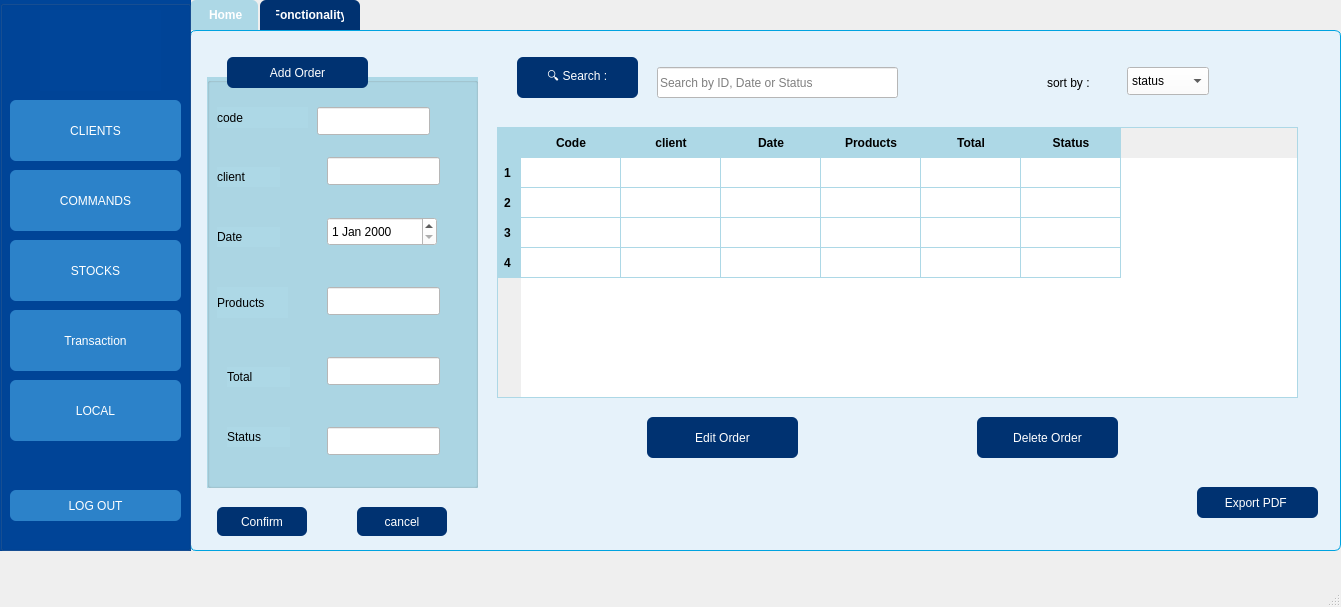
<?xml version="1.0" encoding="UTF-8"?>
<ui version="4.0">
 <class>MainWindow</class>
 <widget class="QMainWindow" name="MainWindow">
  <property name="geometry">
   <rect>
    <x>0</x>
    <y>0</y>
    <width>1341</width>
    <height>607</height>
   </rect>
  </property>
  <property name="windowTitle">
   <string>MainWindow</string>
  </property>
  <widget class="QWidget" name="centralwidget">
   <widget class="QTabWidget" name="tabWidget">
    <property name="geometry">
     <rect>
      <x>190</x>
      <y>0</y>
      <width>1151</width>
      <height>551</height>
     </rect>
    </property>
    <property name="styleSheet">
     <string notr="true">QTabWidget::pane {
    border: 1px solid #00A3E0;
    background: #E6F2FA;
    border-radius: 6px;
    padding: 6px;
}

/* Tabs container */
QTabBar::tab {
    background: #003271;
    color: white;
    padding: 8px 16px;
    border-top-left-radius: 6px;
    border-top-right-radius: 6px;
    margin-right: 2px;
    font-weight: bold;
}

/* Selected tab */
QTabBar::tab:selected {
    background: #ADD8E6;
    color: white;
}

/* Hover effect */
QTabBar::tab:hover {
    background: #004599;
    color: white;
}</string>
    </property>
    <property name="currentIndex">
     <number>0</number>
    </property>
    <widget class="QWidget" name="tab">
     <attribute name="title">
      <string> Home</string>
     </attribute>
     <widget class="QTableWidget" name="tableWidget_2">
      <property name="geometry">
       <rect>
        <x>300</x>
        <y>90</y>
        <width>801</width>
        <height>271</height>
       </rect>
      </property>
      <property name="styleSheet">
       <string notr="true">QTableWidget {
    background-color: white;
    alternate-background-color: #E6F2FA;
    gridline-color: #ADD8E6;
    border: 1px solid #ADD8E6;
    selection-background-color: #003271;
    selection-color: white;
    font-family: Segoe UI, Arial;
    font-size: 13px;
}

QHeaderView::section {
    background-color: #ADD8E6;
    color: black;
    padding: 6px;
    border: none;
    font-weight: bold;
}

QTableCornerButton::section {
    background-color: #ADD8E6;
    border: none;
}</string>
      </property>
      <property name="rowCount">
       <number>4</number>
      </property>
      <row/>
      <row/>
      <row/>
      <row/>
      <column>
       <property name="text">
        <string>Code</string>
       </property>
      </column>
      <column>
       <property name="text">
        <string>client</string>
       </property>
      </column>
      <column>
       <property name="text">
        <string>Date</string>
       </property>
      </column>
      <column>
       <property name="text">
        <string>Products</string>
       </property>
      </column>
      <column>
       <property name="text">
        <string>Total</string>
       </property>
      </column>
      <column>
       <property name="text">
        <string>Status</string>
       </property>
      </column>
     </widget>
     <widget class="QPushButton" name="pushButton_2">
      <property name="geometry">
       <rect>
        <x>450</x>
        <y>380</y>
        <width>151</width>
        <height>41</height>
       </rect>
      </property>
      <property name="styleSheet">
       <string notr="true">QPushButton {
	font: 900 9pt &quot;Swis721 Blk BT&quot;;
    background-color: #003271;
    color: white;
    border-radius: 6px;
    padding: 6px 12px;
}
QPushButton:hover { background-color: #004599; }
QPushButton:pressed { background-color: #002050; }</string>
      </property>
      <property name="text">
       <string>Edit Order</string>
      </property>
     </widget>
     <widget class="QPushButton" name="pushButton_3">
      <property name="geometry">
       <rect>
        <x>780</x>
        <y>380</y>
        <width>141</width>
        <height>41</height>
       </rect>
      </property>
      <property name="styleSheet">
       <string notr="true">QPushButton {
	font: 900 9pt &quot;Swis721 Blk BT&quot;;
    background-color: #003271;
    color: white;
    border-radius: 6px;
    padding: 6px 12px;
}
QPushButton:hover { background-color: #004599; }
QPushButton:pressed { background-color: #002050; }</string>
      </property>
      <property name="text">
       <string>Delete Order</string>
      </property>
     </widget>
     <widget class="QPushButton" name="pushButton_4">
      <property name="geometry">
       <rect>
        <x>1000</x>
        <y>450</y>
        <width>121</width>
        <height>31</height>
       </rect>
      </property>
      <property name="styleSheet">
       <string notr="true">QPushButton {
	font: 900 9pt &quot;Swis721 Blk BT&quot;;
    background-color: #003271;
    color: white;
    border-radius: 6px;
    padding: 6px 12px;
}
QPushButton:hover { background-color: #004599; }
QPushButton:pressed { background-color: #002050; }</string>
      </property>
      <property name="text">
       <string>Export PDF </string>
      </property>
     </widget>
     <widget class="QLineEdit" name="lineEdit">
      <property name="geometry">
       <rect>
        <x>460</x>
        <y>30</y>
        <width>241</width>
        <height>31</height>
       </rect>
      </property>
      <property name="styleSheet">
       <string notr="true">background-color: rgb(255, 255, 255);
color: rgb(0, 0, 0);</string>
      </property>
      <property name="placeholderText">
       <string>Search by ID, Date or Status </string>
      </property>
     </widget>
     <widget class="QPushButton" name="pushButton_6">
      <property name="geometry">
       <rect>
        <x>320</x>
        <y>20</y>
        <width>121</width>
        <height>41</height>
       </rect>
      </property>
      <property name="styleSheet">
       <string notr="true">QPushButton {
	font: 900 9pt &quot;Swis721 Blk BT&quot;;
    background-color: #003271;
    color: white;
    border-radius: 6px;
    padding: 6px 12px;
}
QPushButton:hover { background-color: #004599; }
QPushButton:pressed { background-color: #002050; }</string>
      </property>
      <property name="text">
       <string>🔍 Search :</string>
      </property>
     </widget>
     <widget class="QGroupBox" name="groupBox_2">
      <property name="geometry">
       <rect>
        <x>10</x>
        <y>40</y>
        <width>271</width>
        <height>411</height>
       </rect>
      </property>
      <property name="styleSheet">
       <string notr="true">background-color: rgb(173, 216, 230);</string>
      </property>
      <property name="title">
       <string/>
      </property>
      <widget class="QLineEdit" name="lineEdit_6">
       <property name="geometry">
        <rect>
         <x>120</x>
         <y>80</y>
         <width>113</width>
         <height>28</height>
        </rect>
       </property>
       <property name="styleSheet">
        <string notr="true">background-color: rgb(255, 255, 255);</string>
       </property>
      </widget>
      <widget class="QLineEdit" name="lineEdit_7">
       <property name="geometry">
        <rect>
         <x>120</x>
         <y>210</y>
         <width>113</width>
         <height>28</height>
        </rect>
       </property>
       <property name="styleSheet">
        <string notr="true">background-color: rgb(255, 255, 255);</string>
       </property>
      </widget>
      <widget class="QLineEdit" name="lineEdit_8">
       <property name="geometry">
        <rect>
         <x>120</x>
         <y>280</y>
         <width>113</width>
         <height>28</height>
        </rect>
       </property>
       <property name="styleSheet">
        <string notr="true">background-color: rgb(255, 255, 255);</string>
       </property>
      </widget>
      <widget class="QLineEdit" name="lineEdit_9">
       <property name="geometry">
        <rect>
         <x>120</x>
         <y>350</y>
         <width>113</width>
         <height>28</height>
        </rect>
       </property>
       <property name="styleSheet">
        <string notr="true">background-color: rgb(255, 255, 255);</string>
       </property>
      </widget>
      <widget class="QDateEdit" name="dateEdit_2">
       <property name="geometry">
        <rect>
         <x>120</x>
         <y>140</y>
         <width>110</width>
         <height>29</height>
        </rect>
       </property>
       <property name="styleSheet">
        <string notr="true">background-color: rgb(255, 255, 255);
color: rgb(0, 0, 0);</string>
       </property>
      </widget>
      <widget class="QLabel" name="label_7">
       <property name="geometry">
        <rect>
         <x>10</x>
         <y>30</y>
         <width>91</width>
         <height>21</height>
        </rect>
       </property>
       <property name="styleSheet">
        <string notr="true">color: rgb(0, 0, 0);
font: 900 9pt &quot;Swis721 Blk BT&quot;;</string>
       </property>
       <property name="text">
        <string>code</string>
       </property>
      </widget>
      <widget class="QLabel" name="label_8">
       <property name="geometry">
        <rect>
         <x>10</x>
         <y>150</y>
         <width>63</width>
         <height>20</height>
        </rect>
       </property>
       <property name="styleSheet">
        <string notr="true">
font: 900 9pt &quot;Swis721 Blk BT&quot;;
color: rgb(0, 0, 0);</string>
       </property>
       <property name="text">
        <string>Date</string>
       </property>
      </widget>
      <widget class="QLabel" name="label_9">
       <property name="geometry">
        <rect>
         <x>10</x>
         <y>210</y>
         <width>71</width>
         <height>31</height>
        </rect>
       </property>
       <property name="styleSheet">
        <string notr="true">font: 900 9pt &quot;Swis721 Blk BT&quot;;
color: rgb(0, 0, 0);</string>
       </property>
       <property name="text">
        <string>Products</string>
       </property>
      </widget>
      <widget class="QLabel" name="label_10">
       <property name="geometry">
        <rect>
         <x>20</x>
         <y>290</y>
         <width>63</width>
         <height>20</height>
        </rect>
       </property>
       <property name="styleSheet">
        <string notr="true">font: 900 9pt &quot;Swis721 Blk BT&quot;;
color: rgb(0, 0, 0);</string>
       </property>
       <property name="text">
        <string>Total</string>
       </property>
      </widget>
      <widget class="QLabel" name="label_11">
       <property name="geometry">
        <rect>
         <x>20</x>
         <y>350</y>
         <width>63</width>
         <height>20</height>
        </rect>
       </property>
       <property name="styleSheet">
        <string notr="true">font: 900 9pt &quot;Swis721 Blk BT&quot;;
color: rgb(0, 0, 0);</string>
       </property>
       <property name="text">
        <string>Status</string>
       </property>
      </widget>
      <widget class="QLabel" name="label_12">
       <property name="geometry">
        <rect>
         <x>10</x>
         <y>90</y>
         <width>63</width>
         <height>20</height>
        </rect>
       </property>
       <property name="styleSheet">
        <string notr="true">font: 900 9pt &quot;Swis721 Blk BT&quot;;
color: rgb(0, 0, 0);</string>
       </property>
       <property name="text">
        <string>client</string>
       </property>
      </widget>
      <widget class="QLineEdit" name="lineEdit_10">
       <property name="geometry">
        <rect>
         <x>110</x>
         <y>30</y>
         <width>113</width>
         <height>28</height>
        </rect>
       </property>
       <property name="styleSheet">
        <string notr="true">background-color: rgb(255, 255, 255);</string>
       </property>
      </widget>
     </widget>
     <widget class="QComboBox" name="comboBox_2">
      <property name="geometry">
       <rect>
        <x>930</x>
        <y>30</y>
        <width>82</width>
        <height>28</height>
       </rect>
      </property>
      <property name="styleSheet">
       <string notr="true">background-color: rgb(255, 255, 255);
color: rgb(0, 0, 0);</string>
      </property>
      <item>
       <property name="text">
        <string>status</string>
       </property>
      </item>
      <item>
       <property name="text">
        <string>date</string>
       </property>
      </item>
     </widget>
     <widget class="QLabel" name="label">
      <property name="geometry">
       <rect>
        <x>850</x>
        <y>30</y>
        <width>91</width>
        <height>31</height>
       </rect>
      </property>
      <property name="styleSheet">
       <string notr="true">font: 900 9pt &quot;Swis721 Blk BT&quot;;
color: rgb(0, 0, 0);</string>
      </property>
      <property name="text">
       <string>sort by :</string>
      </property>
     </widget>
     <widget class="QPushButton" name="pushButton">
      <property name="geometry">
       <rect>
        <x>30</x>
        <y>20</y>
        <width>141</width>
        <height>31</height>
       </rect>
      </property>
      <property name="styleSheet">
       <string notr="true">QPushButton {
	font: 900 9pt &quot;Swis721 Blk BT&quot;;
    background-color: #003271;
    color: white;
    border-radius: 6px;
    padding: 6px 12px;
}
QPushButton:hover { background-color: #004599; }
QPushButton:pressed { background-color: #002050; }</string>
      </property>
      <property name="text">
       <string>Add Order</string>
      </property>
     </widget>
     <widget class="QPushButton" name="pushButton_8">
      <property name="geometry">
       <rect>
        <x>20</x>
        <y>470</y>
        <width>90</width>
        <height>29</height>
       </rect>
      </property>
      <property name="styleSheet">
       <string notr="true">QPushButton {
	font: 900 9pt &quot;Swis721 Blk BT&quot;;
    background-color: #003271;
    color: white;
    border-radius: 6px;
    padding: 6px 12px;
}
QPushButton:hover { background-color: #004599; }
QPushButton:pressed { background-color: #002050; }</string>
      </property>
      <property name="text">
       <string>Confirm</string>
      </property>
     </widget>
     <widget class="QPushButton" name="pushButton_9">
      <property name="geometry">
       <rect>
        <x>160</x>
        <y>470</y>
        <width>90</width>
        <height>29</height>
       </rect>
      </property>
      <property name="styleSheet">
       <string notr="true">QPushButton {
	font: 900 9pt &quot;Swis721 Blk BT&quot;;
    background-color: #003271;
    color: white;
    border-radius: 6px;
    padding: 6px 12px;
}
QPushButton:hover { background-color: #004599; }
QPushButton:pressed { background-color: #002050; }</string>
      </property>
      <property name="text">
       <string>cancel</string>
      </property>
     </widget>
     <widget class="QLabel" name="pdf">
      <property name="geometry">
       <rect>
        <x>970</x>
        <y>450</y>
        <width>31</width>
        <height>31</height>
       </rect>
      </property>
      <property name="text">
       <string/>
      </property>
      <property name="pixmap">
       <pixmap>pdf.jpg</pixmap>
      </property>
      <property name="scaledContents">
       <bool>true</bool>
      </property>
     </widget>
    </widget>
    <widget class="QWidget" name="tab_2">
     <attribute name="title">
      <string>Fonctionality</string>
     </attribute>
     <widget class="QLabel" name="stat">
      <property name="geometry">
       <rect>
        <x>230</x>
        <y>30</y>
        <width>631</width>
        <height>431</height>
       </rect>
      </property>
      <property name="text">
       <string/>
      </property>
      <property name="pixmap">
       <pixmap>stat.png</pixmap>
      </property>
      <property name="scaledContents">
       <bool>true</bool>
      </property>
     </widget>
    </widget>
   </widget>
   <widget class="QGroupBox" name="groupBox_3">
    <property name="geometry">
     <rect>
      <x>0</x>
      <y>0</y>
      <width>191</width>
      <height>551</height>
     </rect>
    </property>
    <property name="styleSheet">
     <string notr="true">background-color: rgb(0, 69, 153);</string>
    </property>
    <property name="title">
     <string/>
    </property>
    <widget class="QPushButton" name="pushButton_11">
     <property name="geometry">
      <rect>
       <x>10</x>
       <y>100</y>
       <width>171</width>
       <height>61</height>
      </rect>
     </property>
     <property name="styleSheet">
      <string notr="true">QPushButton {
	font: 900 9pt &quot;Swis721 Blk BT&quot;;
    background-color: #2C82C9;
    color: white;
    border-radius: 6px;
    padding: 6px 12px;
}
QPushButton:hover { background-color: #5AB4F0;; }
QPushButton:pressed { background-color: #5AB4F0; }</string>
     </property>
     <property name="text">
      <string>CLIENTS</string>
     </property>
     <property name="icon">
      <iconset theme="QIcon::ThemeIcon::ContactNew"/>
     </property>
     <property name="iconSize">
      <size>
       <width>50</width>
       <height>50</height>
      </size>
     </property>
    </widget>
    <widget class="QPushButton" name="quit">
     <property name="geometry">
      <rect>
       <x>10</x>
       <y>490</y>
       <width>171</width>
       <height>31</height>
      </rect>
     </property>
     <property name="styleSheet">
      <string notr="true">QPushButton {
	font: 900 9pt &quot;Swis721 Blk BT&quot;;
    background-color: #2C82C9;
    color: white;
    border-radius: 6px;
    padding: 6px 12px;
}
QPushButton:hover { background-color: #5AB4F0; }
QPushButton:pressed { background-color: rgb(0, 69, 153);; }</string>
     </property>
     <property name="text">
      <string>LOG OUT</string>
     </property>
    </widget>
    <widget class="QLabel" name="logo">
     <property name="geometry">
      <rect>
       <x>40</x>
       <y>10</y>
       <width>121</width>
       <height>81</height>
      </rect>
     </property>
     <property name="text">
      <string/>
     </property>
     <property name="pixmap">
      <pixmap>logo.jpg</pixmap>
     </property>
     <property name="scaledContents">
      <bool>true</bool>
     </property>
    </widget>
    <widget class="QPushButton" name="pushButton_16">
     <property name="geometry">
      <rect>
       <x>10</x>
       <y>240</y>
       <width>171</width>
       <height>61</height>
      </rect>
     </property>
     <property name="styleSheet">
      <string notr="true">QPushButton {
	font: 900 9pt &quot;Swis721 Blk BT&quot;;
    background-color: #2C82C9;
    color: white;
    border-radius: 6px;
    padding: 6px 12px;
}
QPushButton:hover { background-color: #5AB4F0;; }
QPushButton:pressed { background-color: #5AB4F0;; }</string>
     </property>
     <property name="text">
      <string>STOCKS</string>
     </property>
     <property name="icon">
      <iconset theme="QIcon::ThemeIcon::EditPaste"/>
     </property>
     <property name="iconSize">
      <size>
       <width>50</width>
       <height>50</height>
      </size>
     </property>
    </widget>
    <widget class="QPushButton" name="pushButton_17">
     <property name="geometry">
      <rect>
       <x>10</x>
       <y>380</y>
       <width>171</width>
       <height>61</height>
      </rect>
     </property>
     <property name="styleSheet">
      <string notr="true">QPushButton {
	font: 900 9pt &quot;Swis721 Blk BT&quot;;
    background-color: #2C82C9;
    color: white;
    border-radius: 6px;
    padding: 6px 12px;
}
QPushButton:hover { background-color: #5AB4F0; }
QPushButton:pressed { background-color: #5AB4F0;; }</string>
     </property>
     <property name="text">
      <string>LOCAL</string>
     </property>
     <property name="icon">
      <iconset theme="QIcon::ThemeIcon::Phone"/>
     </property>
     <property name="iconSize">
      <size>
       <width>50</width>
       <height>50</height>
      </size>
     </property>
    </widget>
    <widget class="QPushButton" name="pushButton_19">
     <property name="geometry">
      <rect>
       <x>10</x>
       <y>170</y>
       <width>171</width>
       <height>61</height>
      </rect>
     </property>
     <property name="styleSheet">
      <string notr="true">QPushButton {
	font: 900 9pt &quot;Swis721 Blk BT&quot;;
    background-color: #2C82C9;
    color: white;
    border-radius: 6px;
    padding: 6px 12px;
}
QPushButton:hover { background-color: #5AB4F0; }
QPushButton:pressed { background-color:#5AB4F0; }</string>
     </property>
     <property name="text">
      <string>COMMANDS</string>
     </property>
     <property name="icon">
      <iconset theme="QIcon::ThemeIcon::NetworkWired"/>
     </property>
     <property name="iconSize">
      <size>
       <width>50</width>
       <height>50</height>
      </size>
     </property>
    </widget>
    <widget class="QPushButton" name="pushButton_20">
     <property name="geometry">
      <rect>
       <x>10</x>
       <y>310</y>
       <width>171</width>
       <height>61</height>
      </rect>
     </property>
     <property name="styleSheet">
      <string notr="true">QPushButton {
	font: 900 9pt &quot;Swis721 Blk BT&quot;;
    background-color: #2C82C9;
    color: white;
    border-radius: 6px;
    padding: 6px 12px;
}
QPushButton:hover { background-color: #5AB4F0; }
QPushButton:pressed { background-color:#5AB4F0; }
</string>
     </property>
     <property name="text">
      <string>Transaction</string>
     </property>
     <property name="icon">
      <iconset resource="../2eme esprit/projet/gestionclient/gestionclient/ressource.qrc">
       <normaloff>:/image/assests/creditcard.png</normaloff>:/image/assests/creditcard.png</iconset>
     </property>
     <property name="iconSize">
      <size>
       <width>50</width>
       <height>50</height>
      </size>
     </property>
    </widget>
   </widget>
  </widget>
  <widget class="QMenuBar" name="menubar">
   <property name="geometry">
    <rect>
     <x>0</x>
     <y>0</y>
     <width>1341</width>
     <height>25</height>
    </rect>
   </property>
  </widget>
  <widget class="QStatusBar" name="statusbar"/>
 </widget>
 <resources>
  <include location="../2eme esprit/projet/gestionclient/gestionclient/ressource.qrc"/>
 </resources>
 <connections/>
</ui>
